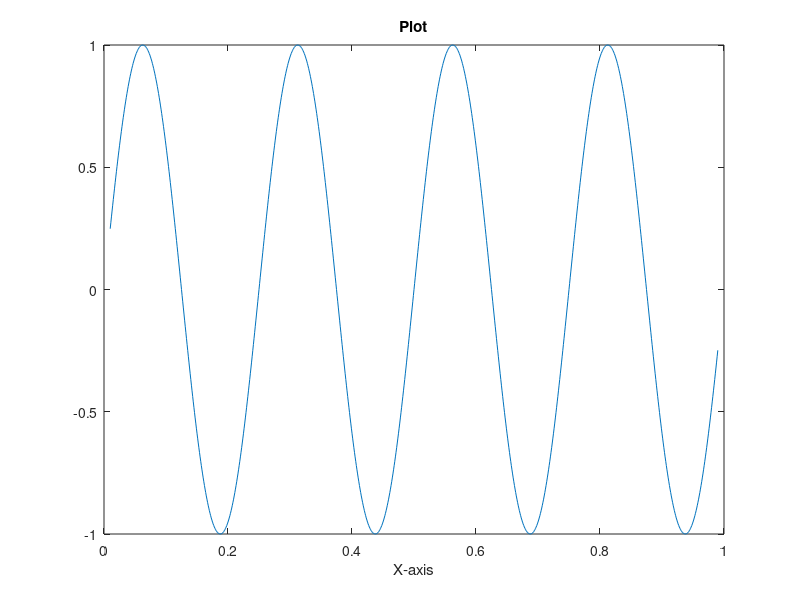

MATLAB code for this plot: (Note: this script raises an error after producing the figure.)
%% Tutorial 1 : Basic Operations %%%

1 ~= 2
1 && 2
1 || 2
xor(1,1);   % semi colon supresses o/p

% variables
a = pi
disp(a)
disp(sprintf('A=%0.2f', a))

% vectors
V = [1, 2, 3]
V = 1 : 0.1 : 2
V = 1 : 6

% MATRIX
M = [1, 2; 3, 4; 5, 6]
V = [1; 2; 3]
ONES = ones(4,3)    % also for zeros()
RAND = rand(1,3)    % 1x3 matrix of random numbers from uniform distribution
I = eye(4)          % 4x4 Identity Matrix

help eye



%% Tutorial 2 : Moving Data Around %%%
size(M)
size(M,1)
length(V)

ls
% load <file_name>
% load('<file_name>')

who     % variables in workspace
whos    % more detailed info

first_two = V(1:2)
% save <file_name> variable

M(2, 2)
M(2, :)
M([1 3], :)

M(:,2) = [1, 1, 1]      % updating a column. NOTE ';' means goto next line.
                        % [A B] is same as [A, B]
M = [ M [2; 2; 2] ]     % adding column
M = [ M; [4 4 4]]       % adding row

M(:)                    % getting all elements



%%% Tutorial 3 : Computing on Data %%%

% M * N  : Matrix Multiplication
% M .* N : Matrix element-wise operation
% M .^ 2 : Element wise squaring
M'      %: Matrix Transpose
[rows, cols] = find(M>3)
max(M, [], 1) % Column-wise maximum
max(M, [], 2) % Row-wise maximum
max(M)        % Also the same
pinv(M)       % Matrix Inverse

[val, index] = max(V)  %: Maximum Value and its index
V < 3
find(V<3)
sum(V)
prod(V)



%% Tutorial 4 : Plotting Data %%%
x = [ 0.01 : 0.001 : 0.99 ]
plot(x, sin(2*x*pi*4))
xlabel('X-axis')
title('Plot')
% print -dpng 'file_name.png'
% subplot(1, 2, 1) % 1x2 grid for plotting. Selecting 1 for further operations



%% Tutorial 5: Control Statements %%%
for i=1:10,
    disp(i);
end

i = 1;
while i <= 10,
    disp(i);
    i = i + 1;
    if i >= 5,
        break;
    end;
end

disp(f(2))
function A = f(a)
    A = a^2;
end



%% Tutorial 6 : Vectorization %%
% Vectorize as much as possible. Its efficient.
